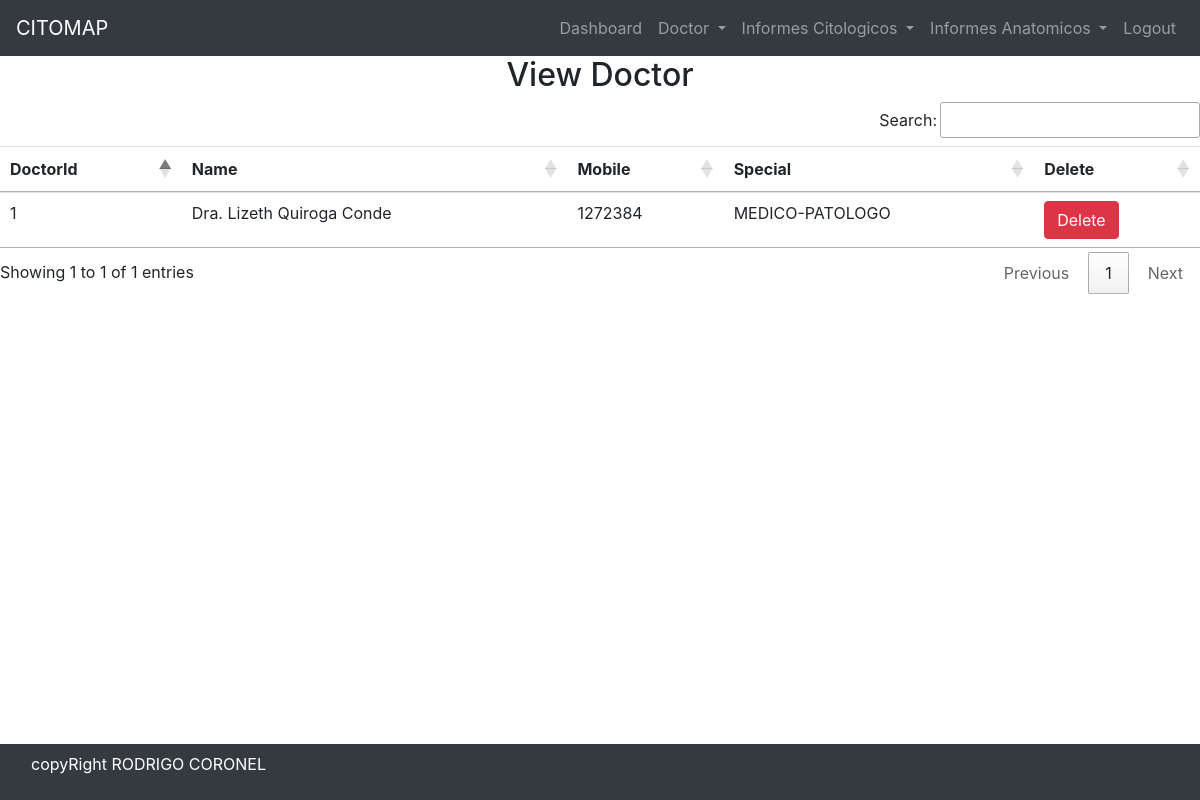
/view_doctor/ (signed in), run on the app's committed database.
### hospital/models.py (models this page shows)
class Doctor(models.Model):
    Name = models.CharField(max_length=50)
    mobile = models.IntegerField()
    special = models.CharField(max_length=50)
    matricula = models.CharField(max_length=50,default='CCC-00000')

### hospital/views.py (the view)
# urls.py: path('view_doctor/', View_Doctor, name='view_doctor'),
def View_Doctor(request):
    if not request.user.is_staff:
        return redirect('login')
    doc = Doctor.objects.all()
    d = {'doc': doc}
    return render(request, 'view_doctor.html',d)

### hospital/templates/view_doctor.html
{% include 'base.html' %} {% include 'navigation.html' %} {% block content %}
<div>
  <h2 class="text-center">View Doctor</h2>
  <table id="example" class="table table-hover">
    <thead>
      <tr>
        <th>DoctorId</th>
        <th>Name</th>
        <th>Mobile</th>
        <th>Special</th>
        <th>Delete</th>
      </tr>
    </thead>
    <body>
      {% for i in doc%}
      <tr>
        <td>{{i.id}}</td>
        <td>{{i.Name}}</td>
        <td>{{i.mobile}}</td>
        <td>{{i.special}}</td>
        <td>
          <a
            href="{% url 'delete_doctor' i.id %}"
            onclick="return confirm('Are you sure you want to delete')"
            class="btn btn-danger"
          >
            Delete
          </a>
        </td>
      </tr>
      {% endfor%}
    </body>
  </table>
</div>
{% endblock content%} {% include 'footer.html'%}

### hospital/static/css/mystyle.css (style rules this page uses)
* { margin: 0; padding: 0; }

### data on the page
Doctor: id "1", Name "Dra. Lizeth Quiroga Conde", mobile "1272384", special "MEDICO-PATOLOGO"
